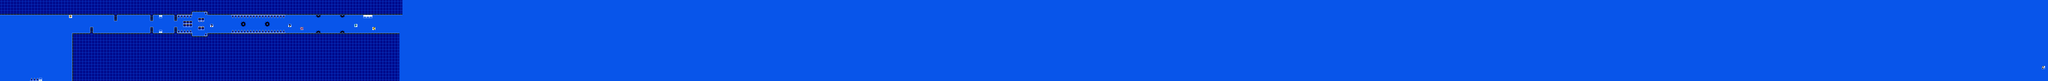

The image is a tile-based game level rendered from a .tmx file. Its description and source (layers, tilesets, objects; grid data summarised) follow:
An orthogonal 682x27 tile map with 16x16 px tiles, 2 tile layers (SP, ...), 2 tilesets.

<map version="1.10" tiledversion="1.10.2" orientation="orthogonal" renderorder="right-down" width="682" height="27" tilewidth="16" tileheight="16" infinite="0" nextlayerid="3" nextobjectid="1">
 <editorsettings>
  <chunksize width="16" height="27" />
  <export target="test.csv" format="csv" />
 </editorsettings>
 <tileset firstgid="1" name="famidash" tilewidth="16" tileheight="16" tilecount="240" columns="16">
  <image source="../../GRAPHICS/famidash.bmp" width="256" height="240" />
 </tileset>
 <tileset firstgid="241" name="sprites" tilewidth="16" tileheight="16" tilecount="256" columns="16">
  <image source="../../GRAPHICS/sprites.png" width="256" height="256" />
 </tileset>
 <layer id="1" width="682" height="27">
  <data>[18414 cells, 18414 non-empty, 21 distinct tile ids]</data>
 </layer>
 <layer id="2" name="SP" width="682" height="27">
  <data>[18414 cells, 13 non-empty, 10 distinct tile ids]</data>
 </layer>
</map>
